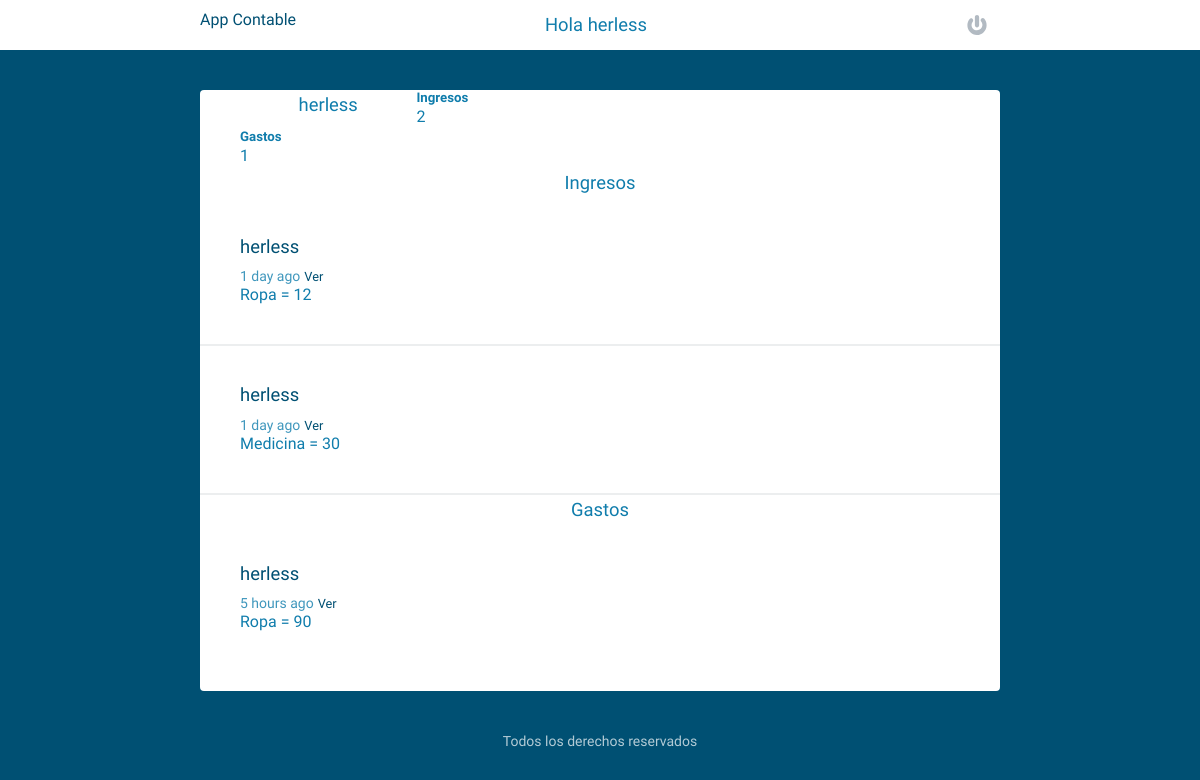
/resumen/herless (signed in), run on the app's committed database.
### models.py (models this page shows, shortened)
class User(UserMixin, Model):
    username = CharField(unique=True)
    email = CharField(unique=True)
    password = CharField(max_length=120)
    joined_at = DateTimeField(default=datetime.datetime.now)
    class Meta:
        database = DATABASE
        order_by = ('-joined_at',)
    def get_ingresos(self):
        return Ingreso.select().where(Ingreso.user == self)
    def get_gastos(self):
        return Gasto.select().where(Gasto.user == self)

class Ingreso(Model):
    user = ForeignKeyField(
        User,
        related_name='ingresos',
    )
    timestamp = DateTimeField(default=datetime.datetime.now)
    name = CharField(max_length=30)
    content = DecimalField(decimal_places=2)
    class Meta:
        database = DATABASE
        order_by = ('-joined_at',)

class Gasto(Model):
    user = ForeignKeyField(
        User,
        related_name='gastos',
    )
    timestamp = DateTimeField(default=datetime.datetime.now)
    name = CharField(max_length=30)
    content = DecimalField(decimal_places=2)
    class Meta:
        database = DATABASE
        order_by = ('joined_at',)

### server.py (the view)
@app.route('/resumen')
@app.route('/resumen/<username>')
def resumen(username=None):
    template = 'stream.html'
    if username and username != current_user.username:
        user =  models.User.select().where(models.User.username**username).get()
        ingresos = user.ingresos.limit(100)
        gastos = user.gastos.limit(100)
    else:
        ingresos = current_user.get_ingresos().limit(100)
        gastos = current_user.get_gastos().limit(100)
        user = current_user
    if username:
        template = 'user_stream.html'
    return render_template(template, ingresos=ingresos, gastos=gastos, user=user)

### server.py (called while the page is built)
@login_manager.user_loader
def load_user(userid):
    try:
        return models.User.get(models.User.id == userid)
    except models.DoesNotExist:
        return None

@app.before_request
def before_request():
    g.db = models.DATABASE
    if g.db.is_closed():
        g.db.connect()
        g.user = current_user

@app.after_request
def after_request(response):
    g.db.close()
    return response

### templates/user_stream.html
{% extends "stream.html" %}
{% block content %}
<div class="row">
    <div class="grid-25">
        <h1>{{ user.username }}</h1>
    </div>
    <div class="grid-50">
        <div class="grid-33">
            <h5>Ingresos</h5>
            <p>{{ user.ingresos.count() }}</p>
        </div>
    </div>
    <div class="grid-50">
        <div class="grid-33">
            <h5>Gastos</h5>
            <p>{{ user.gastos.count() }}</p>
        </div>
    </div>
</div>
{{ super() }}
{% endblock %}

### templates/stream.html (shortened to what this page needs)
{% extends "layout.html" %}
{% block content %}
<h1>Ingresos</h1>
{% for ingreso in ingresos %}
    <article>
        <h2>
            <a href="{{ url_for('stream', username=ingreso.user.username) }}">{{ingreso.user.username}}</a>
        </h2>
        <time data-time="{{ingreso.timestamp.timestamp()}}" class="distime" datetime="{{ ingreso.timestamp.strftime('%Y-%m-%d H:%M:%S') }}">{{ ingreso.timestamp.strftime('%Y-%m-%d H:%M:%S') }}</time>
        <a href="#" class="view">Ver</a>
        <div class="ingreso">
            {{ ingreso.name }} = {{ ingreso. content }}
        </div>
    </article>
{% endfor %}
<h1>Gastos</h1>
{% for gasto in gastos %}
    <article>
        <h2>
            <a href="{{ url_for('stream', username=gasto.user.username) }}">{{gasto.user.username}}</a>
        </h2>
        <time data-time="{{gasto.timestamp.timestamp()}}" class="distime" datetime="{{ gasto.timestamp.strftime('%Y-%m-%d H:%M:%S') }}">{{ gasto.timestamp.strftime('%Y-%m-%d H:%M:%S') }}</time>
        <a href="#" class="view">Ver</a>
        <div class="gasto">
            {{ gasto.name }} = {{ gasto. content }}
        </div>
    </article>
{% endfor %}
{% endblock %}

### templates/layout.html (shortened to what this page needs)
<!DOCTYPE html>
<html class="no-js">
    <head>
        <link rel="stylesheet" href="/static/css/normalize.min.css">
        <link rel="stylesheet" href="/static/css/main.css">
    </head>
    <body>
        <header>
          <div class="row">
            <div class="grid-33">
              <a href="{{ url_for('home') }}" class="logo">App Contable</a>
            </div>
            <div class="grid-33">
                <h1>Hola {{ current_user.username }}</h1>
            </div>
            <div class="grid-33">
                {% if current_user.is_authenticated %}
                <a href="{{ url_for('logout') }}" class='icon-power' title='Log out'></a>
                {% else %}
                <a href="{{ url_for('login') }}" class='icon-power' title='Log in'></a>
                <a href="{{ url_for('register') }}" class='icon-profile' title='Register'></a>
                {% endif %}
            </div>
          </div>
        </header>
          <div class="row">
          <div class="main">
            {% block content %}{% endblock %}
          </div>
        </div>
        <footer>
          <div class="row">
            <p>Todos los derechos reservados</a></p>
          </div>
        </footer>
    </body>
</html>

### static/css/main.css (style rules this page uses)
body, input, button, textarea { font-family: 'Varela Round', Helvetica Neue, Helvetica, Arial, serif; }
body { font-size: 1em; color: #107dac; font-weight: 400; background: #005073; position: relative; }
a { text-decoration: none; color: #005073; }
h1, h2, h3, h4 { font-size: 1.15em; font-weight: normal; margin: 0; line-height: 1em; }
h1 { text-align: center; line-height: 30px; }
h2 { margin: 0 0 10px; }
h5 { margin: 0; }
p { margin: 0; line-height: 1.5em; }
header { width: 100%; background: #fff; padding: 10px 0; }
.logo { vertical-align: middle; display: block; float: left; }
.icon-power { width: 30px; height: 30px; background: url('../img/icon-power.svg') center no-repeat; background-size: 20px 20px; display: block; float: right; }
.main { max-width: 800px; margin: 40px auto 0; background: #fff; border-radius: 4px; transition: .35s linear; padding-bottom: 20px; }
article { border-bottom: 2px solid #ECEEEF; margin: 0; padding: 40px; }
article:last-child { border-bottom: 0; }
time { font-size: .875em; opacity: .8; }
.view { font-size: 0.8em; text-transform: upper; }
footer { color: #fff; text-align: center; font-size: .875em; margin: 40px 0; }
footer p { opacity: .7; }
.row { max-width: 800px; padding: 0 40px; margin: 0 auto; transition: .35s linear; }
.row:before, .row:after { content: ''; display: table; }
.row:after { clear: both; }
.grid-50 { display: inline-block; float: left; width: 49%; }
.grid-33 { display: inline-block; float: left; width: 33%; }
.grid-25 { display: inline-block; float: left; width: 20%; margin: 0 2.25%; }

### data on the page
User: username "herless", gastos.count "1"
Ingreso: user.username "herless", name "Ropa", content "12"
Ingreso: user.username "herless", name "Medicina", content "30"
Gasto: user.username "herless", name "Ropa", content "90"

### other printed values
{{ user.ingresos.count() }} "2"
